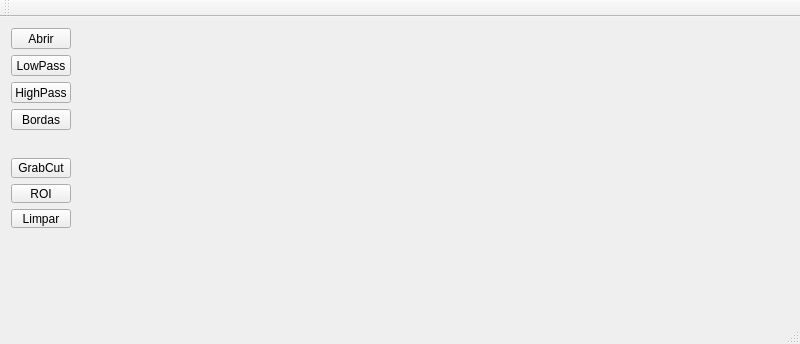
<?xml version="1.0" encoding="UTF-8"?>
<ui version="4.0">
 <class>MainWindow</class>
 <widget class="QMainWindow" name="MainWindow">
  <property name="geometry">
   <rect>
    <x>0</x>
    <y>0</y>
    <width>800</width>
    <height>344</height>
   </rect>
  </property>
  <property name="windowTitle">
   <string>MainWindow</string>
  </property>
  <widget class="QWidget" name="centralWidget">
   <widget class="QLabel" name="label">
    <property name="geometry">
     <rect>
      <x>90</x>
      <y>0</y>
      <width>691</width>
      <height>301</height>
     </rect>
    </property>
    <property name="minimumSize">
     <size>
      <width>0</width>
      <height>0</height>
     </size>
    </property>
    <property name="text">
     <string/>
    </property>
   </widget>
   <widget class="QWidget" name="layoutWidget">
    <property name="geometry">
     <rect>
      <x>0</x>
      <y>0</y>
      <width>82</width>
      <height>124</height>
     </rect>
    </property>
    <layout class="QVBoxLayout" name="verticalLayout">
     <item>
      <widget class="QPushButton" name="pushButton_4">
       <property name="text">
        <string>Abrir</string>
       </property>
      </widget>
     </item>
     <item>
      <widget class="QPushButton" name="pushButton_2">
       <property name="text">
        <string>LowPass</string>
       </property>
      </widget>
     </item>
     <item>
      <widget class="QPushButton" name="pushButton_3">
       <property name="text">
        <string>HighPass</string>
       </property>
      </widget>
     </item>
     <item>
      <widget class="QPushButton" name="pushButton">
       <property name="text">
        <string>Bordas</string>
       </property>
      </widget>
     </item>
    </layout>
   </widget>
   <widget class="QWidget" name="">
    <property name="geometry">
     <rect>
      <x>0</x>
      <y>130</y>
      <width>82</width>
      <height>92</height>
     </rect>
    </property>
    <layout class="QVBoxLayout" name="verticalLayout_2">
     <item>
      <widget class="QPushButton" name="pushButton_6">
       <property name="text">
        <string>GrabCut</string>
       </property>
      </widget>
     </item>
     <item>
      <widget class="QPushButton" name="pushButton_7">
       <property name="text">
        <string>ROI</string>
       </property>
      </widget>
     </item>
     <item>
      <widget class="QPushButton" name="pushButton_5">
       <property name="text">
        <string>Limpar</string>
       </property>
      </widget>
     </item>
    </layout>
   </widget>
  </widget>
  <widget class="QMenuBar" name="menuBar">
   <property name="geometry">
    <rect>
     <x>0</x>
     <y>0</y>
     <width>800</width>
     <height>23</height>
    </rect>
   </property>
  </widget>
  <widget class="QToolBar" name="mainToolBar">
   <attribute name="toolBarArea">
    <enum>TopToolBarArea</enum>
   </attribute>
   <attribute name="toolBarBreak">
    <bool>false</bool>
   </attribute>
  </widget>
  <widget class="QStatusBar" name="statusBar"/>
 </widget>
 <layoutdefault spacing="6" margin="11"/>
 <resources/>
 <connections>
  <connection>
   <sender>pushButton_5</sender>
   <signal>clicked()</signal>
   <receiver>label</receiver>
   <slot>clear()</slot>
   <hints>
    <hint type="sourcelabel">
     <x>42</x>
     <y>169</y>
    </hint>
    <hint type="destinationlabel">
     <x>158</x>
     <y>176</y>
    </hint>
   </hints>
  </connection>
 </connections>
</ui>
